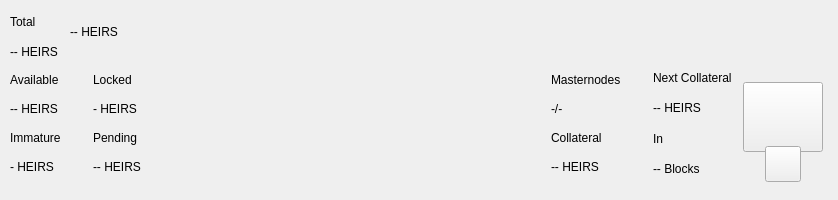
<?xml version="1.0" encoding="UTF-8"?>
<ui version="4.0">
 <class>TopBar</class>
 <widget class="QWidget" name="TopBar">
  <property name="geometry">
   <rect>
    <x>0</x>
    <y>0</y>
    <width>838</width>
    <height>200</height>
   </rect>
  </property>
  <property name="minimumSize">
   <size>
    <width>0</width>
    <height>200</height>
   </size>
  </property>
  <property name="maximumSize">
   <size>
    <width>16777215</width>
    <height>200</height>
   </size>
  </property>
  <property name="windowTitle">
   <string>Form</string>
  </property>
  <layout class="QVBoxLayout" name="verticalLayout_10" stretch="0">
   <property name="spacing">
    <number>0</number>
   </property>
   <property name="leftMargin">
    <number>0</number>
   </property>
   <property name="topMargin">
    <number>0</number>
   </property>
   <property name="rightMargin">
    <number>0</number>
   </property>
   <property name="bottomMargin">
    <number>0</number>
   </property>
   <item>
    <widget class="PFBorderImage" name="containerTop">
     <layout class="QVBoxLayout" name="verticalLayout_11">
      <property name="spacing">
       <number>0</number>
      </property>
      <property name="leftMargin">
       <number>0</number>
      </property>
      <property name="topMargin">
       <number>0</number>
      </property>
      <property name="rightMargin">
       <number>0</number>
      </property>
      <property name="bottomMargin">
       <number>0</number>
      </property>
      <item>
       <widget class="QWidget" name="top_container_2" native="true">
        <property name="minimumSize">
         <size>
          <width>0</width>
          <height>65</height>
         </size>
        </property>
        <layout class="QHBoxLayout" name="top_container">
         <property name="spacing">
          <number>0</number>
         </property>
         <property name="leftMargin">
          <number>10</number>
         </property>
         <property name="topMargin">
          <number>0</number>
         </property>
         <property name="rightMargin">
          <number>10</number>
         </property>
         <property name="bottomMargin">
          <number>0</number>
         </property>
         <item>
          <layout class="QHBoxLayout" name="horizontalLayout_4">
           <property name="spacing">
            <number>12</number>
           </property>
           <property name="rightMargin">
            <number>0</number>
           </property>
           <item>
            <widget class="QWidget" name="widgetAmount" native="true">
             <layout class="QVBoxLayout" name="verticalLayout_2">
              <property name="spacing">
               <number>2</number>
              </property>
              <property name="leftMargin">
               <number>0</number>
              </property>
              <property name="topMargin">
               <number>8</number>
              </property>
              <property name="rightMargin">
               <number>0</number>
              </property>
              <property name="bottomMargin">
               <number>0</number>
              </property>
              <item>
               <widget class="QLabel" name="labelTitle1">
                <property name="text">
                 <string>Total</string>
                </property>
               </widget>
              </item>
              <item>
               <widget class="QLabel" name="labelAmountHeirs">
                <property name="text">
                 <string notr="true">-- HEIRS</string>
                </property>
               </widget>
              </item>
             </layout>
            </widget>
           </item>
           <item alignment="Qt::AlignVCenter">
            <widget class="QWidget" name="widgetTopAmount" native="true">
             <property name="sizePolicy">
              <sizepolicy hsizetype="Preferred" vsizetype="Maximum">
               <horstretch>0</horstretch>
               <verstretch>0</verstretch>
              </sizepolicy>
             </property>
             <layout class="QHBoxLayout" name="horizontalLayout_5">
              <property name="spacing">
               <number>0</number>
              </property>
              <property name="leftMargin">
               <number>0</number>
              </property>
              <property name="topMargin">
               <number>0</number>
              </property>
              <property name="rightMargin">
               <number>0</number>
              </property>
              <property name="bottomMargin">
               <number>0</number>
              </property>
              <item alignment="Qt::AlignTop">
               <widget class="QLabel" name="labelAmountTopHeirs">
                <property name="minimumSize">
                 <size>
                  <width>0</width>
                  <height>36</height>
                 </size>
                </property>
                <property name="styleSheet">
                 <string notr="true">padding:0px;margin:0px;</string>
                </property>
                <property name="text">
                 <string notr="true">-- HEIRS</string>
                </property>
               </widget>
              </item>
             </layout>
            </widget>
           </item>
           <item>
            <spacer name="horizontalSpacer">
             <property name="orientation">
              <enum>Qt::Horizontal</enum>
             </property>
             <property name="sizeHint" stdset="0">
              <size>
               <width>40</width>
               <height>20</height>
              </size>
             </property>
            </spacer>
           </item>
           <item alignment="Qt::AlignRight">
            <widget class="QWidget" name="layoutSync" native="true">
             <property name="minimumSize">
              <size>
               <width>0</width>
               <height>36</height>
              </size>
             </property>
             <property name="maximumSize">
              <size>
               <width>16777215</width>
               <height>36</height>
              </size>
             </property>
             <layout class="QVBoxLayout" name="verticalLayout_9">
              <property name="leftMargin">
               <number>0</number>
              </property>
              <property name="topMargin">
               <number>0</number>
              </property>
              <property name="rightMargin">
               <number>0</number>
              </property>
              <property name="bottomMargin">
               <number>0</number>
              </property>
              <item>
               <widget class="ExpandableButton" name="pushButtonSync" native="true">
                <property name="minimumSize">
                 <size>
                  <width>36</width>
                  <height>36</height>
                 </size>
                </property>
                <property name="maximumSize">
                 <size>
                  <width>16777215</width>
                  <height>36</height>
                 </size>
                </property>
               </widget>
              </item>
             </layout>
            </widget>
           </item>
           <item>
            <widget class="ExpandableButton" name="pushButtonHDUpgrade" native="true">
             <property name="minimumSize">
              <size>
               <width>36</width>
               <height>36</height>
              </size>
             </property>
             <property name="maximumSize">
              <size>
               <width>16777215</width>
               <height>36</height>
              </size>
             </property>
            </widget>
           </item>
           <item>
            <widget class="ExpandableButton" name="pushButtonStack" native="true">
             <property name="minimumSize">
              <size>
               <width>36</width>
               <height>36</height>
              </size>
             </property>
             <property name="maximumSize">
              <size>
               <width>16777215</width>
               <height>36</height>
              </size>
             </property>
            </widget>
           </item>
           <item>
            <widget class="ExpandableButton" name="pushButtonConf" native="true">
             <property name="minimumSize">
              <size>
               <width>36</width>
               <height>36</height>
              </size>
             </property>
             <property name="maximumSize">
              <size>
               <width>16777215</width>
               <height>36</height>
              </size>
             </property>
            </widget>
           </item>
           <item>
            <widget class="ExpandableButton" name="pushButtonMasternodes" native="true">
             <property name="minimumSize">
              <size>
               <width>36</width>
               <height>36</height>
              </size>
             </property>
             <property name="maximumSize">
              <size>
               <width>16777215</width>
               <height>36</height>
              </size>
             </property>
            </widget>
           </item>
           <item>
            <widget class="ExpandableButton" name="pushButtonConsole" native="true">
             <property name="minimumSize">
              <size>
               <width>36</width>
               <height>36</height>
              </size>
             </property>
             <property name="maximumSize">
              <size>
               <width>16777215</width>
               <height>36</height>
              </size>
             </property>
            </widget>
           </item>
           <item>
            <widget class="ExpandableButton" name="pushButtonConnection" native="true">
             <property name="minimumSize">
              <size>
               <width>36</width>
               <height>36</height>
              </size>
             </property>
             <property name="maximumSize">
              <size>
               <width>16777215</width>
               <height>36</height>
              </size>
             </property>
            </widget>
           </item>
           <item>
            <widget class="ExpandableButton" name="pushButtonTor" native="true">
             <property name="minimumSize">
              <size>
               <width>36</width>
               <height>36</height>
              </size>
             </property>
             <property name="maximumSize">
              <size>
               <width>16777215</width>
               <height>36</height>
              </size>
             </property>
            </widget>
           </item>
           <item>
            <widget class="ExpandableButton" name="pushButtonLock" native="true">
             <property name="sizePolicy">
              <sizepolicy hsizetype="Expanding" vsizetype="Expanding">
               <horstretch>0</horstretch>
               <verstretch>0</verstretch>
              </sizepolicy>
             </property>
             <property name="minimumSize">
              <size>
               <width>36</width>
               <height>0</height>
              </size>
             </property>
             <property name="maximumSize">
              <size>
               <width>16777215</width>
               <height>36</height>
              </size>
             </property>
            </widget>
           </item>
           <item>
            <widget class="ExpandableButton" name="pushButtonTheme" native="true">
             <property name="minimumSize">
              <size>
               <width>36</width>
               <height>36</height>
              </size>
             </property>
             <property name="maximumSize">
              <size>
               <width>16777215</width>
               <height>36</height>
              </size>
             </property>
            </widget>
           </item>
           <item>
            <widget class="ExpandableButton" name="pushButtonFAQ" native="true">
             <property name="minimumSize">
              <size>
               <width>36</width>
               <height>36</height>
              </size>
             </property>
             <property name="maximumSize">
              <size>
               <width>16777215</width>
               <height>36</height>
              </size>
             </property>
            </widget>
           </item>
          </layout>
         </item>
        </layout>
       </widget>
      </item>
      <item>
       <widget class="QWidget" name="bottom_container" native="true">
        <property name="minimumSize">
         <size>
          <width>0</width>
          <height>135</height>
         </size>
        </property>
        <layout class="QHBoxLayout" name="botton_container">
         <property name="leftMargin">
          <number>10</number>
         </property>
         <property name="topMargin">
          <number>0</number>
         </property>
         <property name="rightMargin">
          <number>10</number>
         </property>
         <property name="bottomMargin">
          <number>10</number>
         </property>
         <item>
          <layout class="QHBoxLayout" name="horizontalLayout_3">
           <property name="spacing">
            <number>0</number>
           </property>
           <property name="bottomMargin">
            <number>9</number>
           </property>
           <item>
            <layout class="QVBoxLayout" name="verticalLayout_7">
             <property name="spacing">
              <number>0</number>
             </property>
             <property name="leftMargin">
              <number>0</number>
             </property>
             <property name="rightMargin">
              <number>0</number>
             </property>
             <item>
              <layout class="QHBoxLayout" name="horizontalLayout_2">
               <property name="spacing">
                <number>0</number>
               </property>
               <item>
                <layout class="QVBoxLayout" name="verticalLayout_6">
                 <item>
                  <widget class="QLabel" name="labelTitle5">
                   <property name="text">
                    <string>Available</string>
                   </property>
                  </widget>
                 </item>
                 <item>
                  <widget class="QLabel" name="labelAvailableHeirs">
                   <property name="text">
                    <string>-- HEIRS</string>
                   </property>
                  </widget>
                 </item>
                 <item>
                  <widget class="QLabel" name="labelTitle4">
                   <property name="text">
                    <string>Immature</string>
                   </property>
                  </widget>
                 </item>
                 <item>
                  <widget class="QLabel" name="labelImmatureHeirs">
                   <property name="text">
                    <string notr="true">- HEIRS</string>
                   </property>
                  </widget>
                 </item>
                </layout>
               </item>
               <item>
                <layout class="QVBoxLayout" name="verticalLayout_8">
                 <property name="leftMargin">
                  <number>32</number>
                 </property>
                 <item>
                  <widget class="QLabel" name="labelTitle6">
                   <property name="text">
                    <string>Locked</string>
                   </property>
                  </widget>
                 </item>
                 <item>
                  <widget class="QLabel" name="labelLockedHeirs">
                   <property name="text">
                    <string>- HEIRS</string>
                   </property>
                  </widget>
                 </item>
                 <item>
                  <widget class="QLabel" name="labelTitle3">
                   <property name="text">
                    <string>Pending</string>
                   </property>
                  </widget>
                 </item>
                 <item>
                  <widget class="QLabel" name="labelPendingHeirs">
                   <property name="text">
                    <string notr="true">-- HEIRS</string>
                   </property>
                  </widget>
                 </item>
                </layout>
               </item>
              </layout>
             </item>
            </layout>
           </item>
          </layout>
         </item>
         <item>
          <spacer name="horizontalSpacer_2">
           <property name="orientation">
            <enum>Qt::Horizontal</enum>
           </property>
           <property name="sizeHint" stdset="0">
            <size>
             <width>40</width>
             <height>20</height>
            </size>
           </property>
          </spacer>
         </item>
         <item>
          <layout class="QHBoxLayout" name="horizontalLayout_6">
           <property name="spacing">
            <number>0</number>
           </property>
           <property name="rightMargin">
            <number>0</number>
           </property>
           <property name="bottomMargin">
            <number>9</number>
           </property>
           <item>
            <layout class="QVBoxLayout" name="verticalLayout_5">
             <item>
              <widget class="QLabel" name="labelMasternodesTitle">
               <property name="text">
                <string>Masternodes</string>
               </property>
              </widget>
             </item>
             <item>
              <widget class="QLabel" name="labelMasternodeCount">
               <property name="text">
                <string>-/-</string>
               </property>
              </widget>
             </item>
             <item>
              <widget class="QLabel" name="labelTitle8">
               <property name="text">
                <string>Collateral</string>
               </property>
              </widget>
             </item>
             <item>
              <widget class="QLabel" name="labelCollateralHeirs">
               <property name="text">
                <string notr="true">-- HEIRS</string>
               </property>
              </widget>
             </item>
            </layout>
           </item>
           <item>
            <widget class="QWidget" name="widgetNextCollateral" native="true">
             <layout class="QVBoxLayout" name="verticalLayout_12">
              <property name="leftMargin">
               <number>32</number>
              </property>
              <property name="topMargin">
               <number>0</number>
              </property>
              <property name="rightMargin">
               <number>0</number>
              </property>
              <property name="bottomMargin">
               <number>0</number>
              </property>
              <item>
               <widget class="QLabel" name="labelNextMasternodesTitle">
                <property name="text">
                 <string>Next Collateral</string>
                </property>
               </widget>
              </item>
              <item>
               <widget class="QLabel" name="labelNextCollateralValue">
                <property name="text">
                 <string>-- HEIRS</string>
                </property>
               </widget>
              </item>
              <item>
               <widget class="QLabel" name="labelTitle9">
                <property name="text">
                 <string>In</string>
                </property>
               </widget>
              </item>
              <item>
               <widget class="QLabel" name="labelNextCollateralBlocks">
                <property name="text">
                 <string notr="true">-- Blocks</string>
                </property>
               </widget>
              </item>
             </layout>
            </widget>
           </item>
          </layout>
         </item>
         <item>
          <widget class="QWidget" name="qrContainer" native="true">
           <property name="sizePolicy">
            <sizepolicy hsizetype="Preferred" vsizetype="Minimum">
             <horstretch>0</horstretch>
             <verstretch>0</verstretch>
            </sizepolicy>
           </property>
           <property name="minimumSize">
            <size>
             <width>90</width>
             <height>110</height>
            </size>
           </property>
           <property name="maximumSize">
            <size>
             <width>90</width>
             <height>110</height>
            </size>
           </property>
           <layout class="QVBoxLayout" name="containerQR">
            <property name="spacing">
             <number>0</number>
            </property>
            <property name="leftMargin">
             <number>5</number>
            </property>
            <property name="topMargin">
             <number>10</number>
            </property>
            <property name="rightMargin">
             <number>5</number>
            </property>
            <property name="bottomMargin">
             <number>0</number>
            </property>
            <item>
             <widget class="QPushButton" name="btnQr">
              <property name="minimumSize">
               <size>
                <width>70</width>
                <height>70</height>
               </size>
              </property>
              <property name="maximumSize">
               <size>
                <width>16777215</width>
                <height>70</height>
               </size>
              </property>
              <property name="focusPolicy">
               <enum>Qt::NoFocus</enum>
              </property>
              <property name="text">
               <string/>
              </property>
              <property name="iconSize">
               <size>
                <width>70</width>
                <height>70</height>
               </size>
              </property>
             </widget>
            </item>
            <item>
             <spacer name="verticalSpacer">
              <property name="orientation">
               <enum>Qt::Vertical</enum>
              </property>
              <property name="sizeType">
               <enum>QSizePolicy::Fixed</enum>
              </property>
              <property name="sizeHint" stdset="0">
               <size>
                <width>20</width>
                <height>20</height>
               </size>
              </property>
             </spacer>
            </item>
            <item alignment="Qt::AlignHCenter|Qt::AlignBottom">
             <widget class="QPushButton" name="pushButtonQR">
              <property name="minimumSize">
               <size>
                <width>36</width>
                <height>36</height>
               </size>
              </property>
              <property name="maximumSize">
               <size>
                <width>36</width>
                <height>36</height>
               </size>
              </property>
              <property name="focusPolicy">
               <enum>Qt::NoFocus</enum>
              </property>
              <property name="text">
               <string/>
              </property>
             </widget>
            </item>
           </layout>
          </widget>
         </item>
        </layout>
       </widget>
      </item>
     </layout>
    </widget>
   </item>
  </layout>
 </widget>
 <customwidgets>
  <customwidget>
   <class>ExpandableButton</class>
   <extends>QWidget</extends>
   <header>qt/herencia/expandablebutton.h</header>
   <container>1</container>
  </customwidget>
  <customwidget>
   <class>PFBorderImage</class>
   <extends>QFrame</extends>
   <header>qt/herencia/pfborderimage.h</header>
   <container>1</container>
  </customwidget>
 </customwidgets>
 <resources/>
 <connections/>
</ui>
